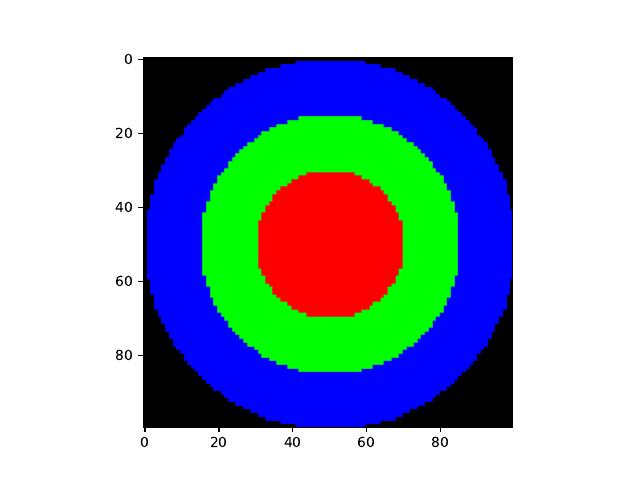

The script that saved this image:
import numpy as np
from matplotlib import pyplot as plt

def odl(x,y,z):
    if(x**2+y**2<z): return 1
    else: return 0

def main():
    n=100
    center=n/2
    r=np.array([20,35,50])
    borders=r*r

    R=np.full((n,n),0)
    G=np.full((n,n),0)
    B=np.full((n,n),0)
    mapa=np.array([R,G,B])

    for i in range(n):
        for j in range(n):
            for z,color in zip(borders,mapa):
                if(odl(center-i,center-j,z)):
                    color[i][j]=255
                    break
    plt.imshow(np.moveaxis(mapa, 0, 2))
    plt.savefig('okregi.pdf')
    plt.show()

if __name__ == '__main__':
    main()